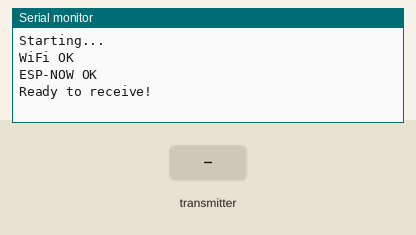
The sketch below on a simulated ESP32. Parts: the last lines printed to the serial monitor. The inputs (shaded band) are chosen by the test bench.

Above: at 3.2 s.
3.3 s: the transmitter starts sending ledValue = 0
At 3.61 s:
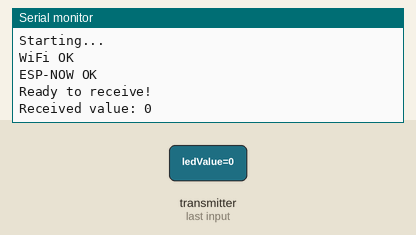
5.3 s: the transmitter starts sending ledValue = 1
At 5.61 s:
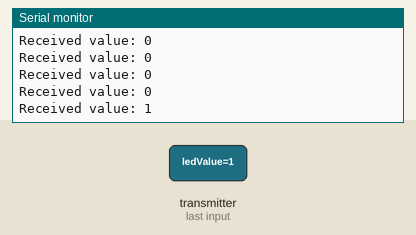

Measured:
- after the input at 3.3 s, the serial monitor: prints a new line at once (image 1)
- after the input at 5.3 s, the serial monitor: prints a new line at once (image 2)

The sketch:

testReceiver.ino
```cpp
#include <esp_now.h>
#include <WiFi.h>

typedef struct Message {
  int ledValue;
} Message;

Message incomingMessage;

void onReceive(const esp_now_recv_info *info, const uint8_t *data, int len) {
  memcpy(&incomingMessage, data, sizeof(incomingMessage));
  Serial.print("Received value: ");
  Serial.println(incomingMessage.ledValue);
}

void setup() {
  Serial.begin(115200);
  delay(2000);
  Serial.println("Starting...");

  WiFi.mode(WIFI_STA);
  Serial.println("WiFi OK");

  if (esp_now_init() != ESP_OK) {
    Serial.println("ESP-NOW init failed!");
    return;
  }
  Serial.println("ESP-NOW OK");

  esp_now_register_recv_cb(onReceive);
  Serial.println("Ready to receive!");
}

void loop() {}
```
